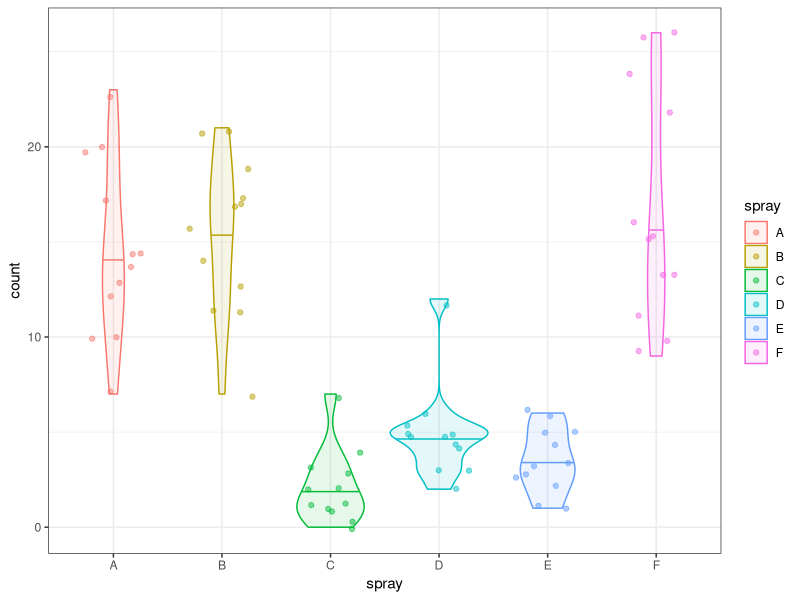

The R source for this figure:
# To complete the following exercises, you must use either base R or tidyverse functions.  
# Manual searching or hard-coding answers will not be graded.

library(tidyverse)

# sampling ----------------------------------------------------------------

# GUIDE:
# The original `iris` dataset has 150 observations, with 50 samples per species.
# Convert the base R `iris` dataframe to a tibble for easier manipulation.
df_iris <- as_tibble(iris)

# Using `nrow(df_iris)` will confirm there are 150 rows.
nrow(df_iris) # return 150

# Using `group_by()` will confirm there are 50 rows for each species.
df_iris %>% 
  group_by(Species) %>% 
  summarize(n_sample = n()) # return n_sample = 50 each

# The function `sample_n(size = 3)` randomly selects 3 observations from the dataset. 
# When applied after `filter(Species == XX)`, it samples 3 observations from a given species.
df_s3 <- df_iris %>% 
  filter(Species == "versicolor") %>% 
  sample_n(size = 3)

# You can take the mean of a selected column using `pull()` and `mean()`
df_s3 %>% 
  pull(Petal.Width) %>% 
  mean()

# Questions:
# 1. Create a `for` loop (with loop index `i`) to perform the following steps for 100 iterations:
#    a. Randomly sample 5 individuals of "versicolor".
#    b. Calculate the mean of their "Petal.Width" values.
#    c. Assign the result to `mu5[i]`. 
#       (Hint: initialize an empty object `mu5` before starting the loop.)
#    This procedure will yield 100 estimates of the mean Petal.Width from 5 individuals.
mu5 <- NULL
for(i in 1:100){
  mu5[i] <- df_iris %>% 
    filter(Species == "versicolor") %>% 
    sample_n(size = 5) %>% 
    pull(Petal.Width) %>% 
    mean()
}

# 2. Calculate the standard deviation of `mu5` and assign it to `s_mu5`.
s_mu5 <- sd(mu5)

# 3. Repeat step 1 but sample 20 individuals in each iteration, and assign the results to `mu20`.
mu20 <- NULL
for(i in 1:100){
  mu20[i] <- df_iris %>% 
    filter(Species == "versicolor") %>% 
    sample_n(size = 20) %>% 
    pull(Petal.Width) %>% 
    mean()
}

# 4. Calculate the standard deviation of `mu20` and assign it to `s_mu20`.
s_mu20 <- sd(mu20)

#    Verify that `s_mu20` is smaller than `s_mu5` by printing the comparison (`s_mu20 < s_mu5`)
print(s_mu20 < s_mu5) # returns TRUE

# probability density -----------------------------------------------------

# GUIDE:
# For continuous variables (e.g., body length), we use a probability density function (PDF) 
# to describe how values are distributed and how likely different values are.
# R provides built-in functions to work with probability distributions:
# - Probability Density Functions (PDF) for evaluating how likely a value is.
# - Cumulative Distribution Functions (CDF) for evaluating the probability 
#   that a value is less than or equal to a given number.
# These functions are available for many common distributions (e.g., normal).

# `dnorm(x = 1, mean = 0, sd = 1)` calculates the probability density of x = 1 
# for a normal distribution with mean = 0 and standard deviation = 1.
# Probability density tells us how "likely" a value is relative to other values.
# In this example, x = 1 is more likely than x = 2 under this distribution.

dnorm(x = 1, mean = 0, sd = 1)  # returns 0.2419707
dnorm(x = 2, mean = 0, sd = 1)  # returns 0.05399097

# `pnorm(q = 1, mean = 0, sd = 1)` calculates the probability (not probability density!) of x <= 1
# for a normal distribution with mean = 0 and standard deviation = 1.
pnorm(q = 1, mean = 0, sd = 1) # returns 0.8413447
pnorm(q = 0, mean = 0, sd = 1) # returns 0.5

# Questions:
# 1. Calculate the probability that 0 < x <= 10 for a normal distribution with mean = 5 and sd = 3.
#    Hint: Use `qnorm()` function and subtract P(x <= 0) from P(x <= 10).
pnorm(q = 10, mean = 5, sd = 3) - pnorm(q = 0, mean = 5, sd =3) # I think "qnorm()" above should be "pnorm()"

# 2. Calculate the probability that 0 < x <= 10 for a normal distribution with mean = -5 and sd = 3.
pnorm(q = 10, mean = -5, sd = 3) - pnorm(q = 0, mean = -5, sd =3)


# t-test ------------------------------------------------------------------

# GUIDE:
# The `t.test()` function in R can perform a t-test with two options for handling variances: `var.equal = TRUE` or `FALSE`.
# - If the equal-variance assumption holds, using `var.equal = TRUE` can increase the power to detect a true difference.
# - If the assumption is seriously violated, using `var.equal = TRUE` may produce incorrect or misleading results.
# Even though both options can give similar results in many cases, it is important to understand the assumptions behind each test.

# Questions:
# 1. Using the `df_iris` dataset, calculate the variance of "Petal.Length" for each species.
#    (Hint: use `group_by()` and `summarize()` from dplyr.)
df_iris %>% 
  group_by(Species) %>% 
  summarize(var(Petal.Length))

# 2. Perform a t-test comparing "Petal.Length" between "setosa" and "versicolor".
#    Choose the appropriate `var.equal` option depending on whether the SDs appear equal.
pl_seto <- df_iris %>% 
  filter(Species == "setosa") %>% 
  pull(Petal.Length) # vector of setosa petal lengths
pl_vers <- df_iris %>% 
  filter(Species == "versicolor") %>% 
  pull(Petal.Length) # vector of versicolor petal lengths
# Checking the standard deviations
sd(pl_seto)
sd(pl_vers)
# They are pretty different, considering the range of petal lengths
# so var.equal = FALSE
t.test(x = pl_seto,
       y= pl_vers,
       var.equal = FALSE)

# anova -------------------------------------------------------------------

# GUIDE:
# The `aov()` function in R can be used to perform ANOVA.
# The built-in dataset `InsectSprays` provides a useful example.
# It contains insect count data for different types of insect sprays.

df_insect <- as_tibble(InsectSprays)

# Questions:
# 1. Using the `df_insect` dataset, create a plot to visualize the distribution of insect counts for each spray type.
#    - Use a violin plot to show the distribution and include the median (y = count, x = spray).
#    - Add individual data points with a small horizontal jitter for clarity.
df_insect %>% 
  ggplot(aes(x = spray,
             y = count,
             fill = spray,
             color = spray)) +
  geom_violin(draw_quantiles = 0.5,
              alpha = 0.1) +
  geom_jitter(width = 0.3,
              alpha = 0.5) +
  theme_bw()


# Question:
# 2. Using the `df_insect` dataset, perform a one-way ANOVA to test whether insect counts differ among spray types.
#    - Use the `aov()` function and display the summary of the model with `summary()`.
#    - Report if there was a significant difference between spray groups.
summary(aov(data = df_insect,
            count ~ spray)) # Pr(>F) is <2e-16, indicating a highly significant difference
